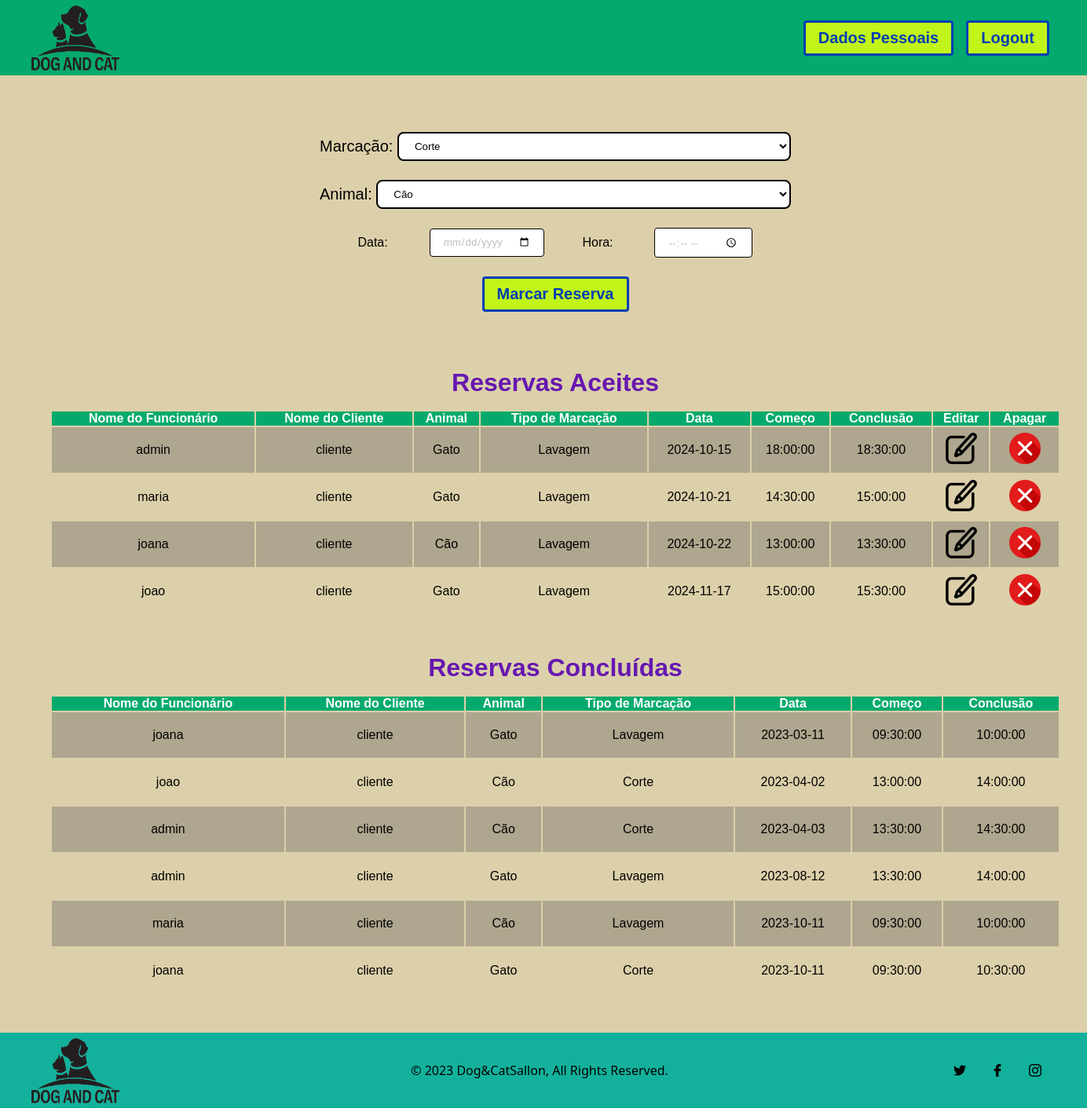
Page /paginas/reservas.php?obj=gerirReservas (signed in) on the committed database.
### tables this page shows
CREATE TABLE reservas(
	id INT AUTO_INCREMENT PRIMARY KEY,
	cliente VARCHAR(30) NOT NULL,
	funcionario VARCHAR(30) NOT NULL,
	marcacao INT NOT NULL,
	animal VARCHAR(10) NOT NULL,
	data_comb DATE NOT NULL,
	hora_comb TIME NOT NULL,
	hora_concl TIME NOT NULL	 
);

### paginas/constantes_funcoes.php (called while the page is built, shortened)
<?php
function verificaConexao($conn, $sql)
{
	$retval = mysqli_query($conn, $sql);
	return $retval;
}
?>

### paginas/constMarcacao.php (called while the page is built, shortened)
<?php
function getAnimal($animal){
	switch ($animal) {
		case GATO:
			return 'Gato';
		case CAO:
			return 'Cão';
	}
}
function getNome(int $num)
{
	switch ($num) {
		case LAVAGEM:
			return 'Lavagem';
		case CORTE:
			return 'Corte';
	}
}
?>

### paginas/reservas.php (the view, shortened to what this page needs)
<!DOCTYPE html>
<html>
<head>
	<link rel='stylesheet' href='style.css'>
	<link rel='stylesheet' href='home.css'>
</head>
<?php
include './constantes_funcoes.php';
$cargo = $_SESSION['cargo'];
$adm = $_SESSION['modoAdmin'];
?>
<body>
	<div>
		<header id="header">
			<div class="logo_container">
				<a href='pag_inicial.php'><img src="logo.png" /></a>
			</div>
			<div class="nav">
				<a href='dados_pessoais.php?obj=alterarDadosPessoais' class='button'>Dados Pessoais</a>
				<a href='logout.php?obj=loggingOut' class='button'>Logout</a>
			</div>
		</header>
		<div id='body_tables'>
			<?php
			include './constMarcacao.php';
			?>
			<form action='form_reservar.php?obj=fazerReserva' method='post' id='form'>
				<div class='input_container'>
					<label>Marcação:&nbsp;</label>
					<select name='marcacao' class='input' required>
						<option value='<?php echo CORTE; ?>' selected>Corte</option>
					</select>
				</div>
				<div class='input_container'>
					<label>Animal:&nbsp;</label>
					<select name='animal' class='input' required>
						<option value='<?php echo CAO; ?>' selected>Cão</option>
					</select>
				</div>
				<div class='container_tempo'>
					<label> Data:&nbsp;</label>
					<input type='date' name='data'
						min='<?php echo date_format(date_create(date('d-m-Y', time())), 'Y-m-d'); ?>' class='input'
						required />
					<label> Hora:&nbsp;</label>
					<input type='time' step=1800 min='09:00:00' max='18:00:00' name='hora' class='input' required />
				</div>
				<input type='submit' class='button' value='Marcar Reserva'></input>
			</form>
			<?php
			$sql = selectSQL(RESERVA_AUTORIZADA, $conn, $adm, $cargo);
			$retval = verificaConexao($conn, $sql);
			if (mysqli_num_rows($retval) > 0)
				showTableHeader('Reservas Aceites', $adm, $cargo);
			while ($row = mysqli_fetch_array($retval))
				showInfoGeral($row, $adm, $cargo, 'inacabada');
			$sql = selectSQL(RESERVA_CONCLUIDA, $conn, $adm, $cargo);
			$retval = verificaConexao($conn, $sql);
			if (mysqli_num_rows($retval) > 0)
				showTableHeader('Reservas Concluídas', $adm, $cargo);
			while ($row = mysqli_fetch_assoc($retval))
				showInfoGeral($row, $adm, $cargo, 'concluida');
			echo "</table>";
			function showTableHeader($titulo, $adm, $cargo)
			{
				?>
				</table>
				<h2 class='table_title'>
					<?php echo $titulo; ?>
				</h2>
				<table class='tabela_gestao'>
					<tr>
						<th> Nome do Funcionário</th>
						<th> Nome do Cliente </th>
						<th>Animal</th>
						<th>Tipo de Marcação</th>
						<th>Data</th>
						<th>Começo</th>
						<th>Conclusão</th>
						<?php
						if (!($cargo == CLIENTE && $titulo == 'Reservas Concluídas')) {
							?>
							<th>Editar</th>
							<th>Apagar</th>
						<?php }
						echo "</tr>";
			}
			function showInfoGeral($row, $adm, $cargo, $estado)
			{
				echo "<tr>
					<td>" . $row['funcionario'] . "</td>
					<td>" . $row['cliente'] . "</td>
					<td>" . getAnimal($row['animal']) . "</td>
					<td>" . getNome($row['marcacao']) . "</td>
					<td>" . $row['data_comb'] . "</td>
					<td>" . $row['hora_comb'] . "</td>
					<td>" . $row['hora_concl'] . "</td>";
				if (!($cargo == CLIENTE && $estado == 'concluida')) {
					echo "<td> <a href='editar_reserva.php?obj=editarMarcacao&reserva=" . $row['id'] . "&estado=$estado'><img
									src='editar.png' width=40 height=40> </a></td>
						<td> <a href='eliminar.php?obj=apagarReserva&reserva=" . $row['id'] . "'> <img
									src='apagar.png' width=40 height=40> </a></td>";
				}
				echo "</tr>";
			}
			function selectSQL($estado, $conn, $adm, $cargo)
			{
				$user = $_SESSION['username'];
				if ($estado == RESERVA_CONCLUIDA)
					$cond = '(data_comb < CURRENT_DATE OR (data_comb = CURRENT_DATE AND hora_comb < CURRENT_TIME))';
				else
					$cond = '(data_comb > CURRENT_DATE OR (data_comb = CURRENT_DATE AND hora_comb >= CURRENT_TIME))';
				if ($adm == "Pessoais")
					$cond = $cond . " AND (cliente = '$user' OR funcionario ='$user')";
				return "SELECT * FROM reservas WHERE $cond ORDER BY data_comb, hora_comb";
			}
			mysqli_close($conn); ?>
		</div>
	<footer id="footer">
		<div class="logo_container">
			<a href='pag_inicial.php'><img src="logo.png" /></a>
		</div>
		<span class="text">
			© 2023 Dog&amp;CatSallon, All Rights Reserved.
		</span>
		<div class="icon_group">
			<img src="icon_twitter.png" />
			<img src="icon_facebook.png" />
			<img src="icon_instagram.png" />
		</div>
	</footer>
	</div>
</body>
</html>

### paginas/style.css (style rules this page uses)
:root { --dl-color-gray-500: #595959; --dl-color-gray-700: #999999; --dl-color-gray-900: #D9D9D9; --dl-size-size-large: 144px; --dl-size-size-small: 48px; --dl-color-danger-300: #A22020; --dl-color-danger-500: #BF2626; --dl-color-danger-700: #E14747; --dl-color-gray-black: #000000; --dl-color-gray-white: #FFFFFF; --dl-size-size-medium: 96px; --dl-size-size-xlarge: 192px; --dl-size-size-xsmall: 16px; --dl-space-space-unit: 16px; --dl-color-primary-100: #003EB3; --dl-color-success-300: #199033; --dl-color-success-500: #32A94C; --dl-color-success-700: #4CC366; --dl-size-size-xxlarge: 288px; --dl-size-size-maxwidth: 1400px; --dl-radius-radius-round: 50%; --dl-space-space-halfunit: 8px; --dl-space-space-sixunits: 96px; --dl-space-space-twounits: 32px; --dl-radius-radius-radius2: 2px; --dl-radius-radius-radius4: 4px; --dl-radius-radius-radius8: 8px; --dl-space-space-fiveunits: 80px; --dl-space-space-fourunits: 64px; --dl-space-space-threeunits: 48px; --dl-color-primary-lightlime: #c1f519ff; --dl-color-primary-green-back: #04aa6dff; --dl-space-space-oneandhalfunits: 24px; --dl-color-primary-lightorangeback: #ead49bff; }
.button { color: var(--dl-color-gray-black); display: inline-block; padding: 0.5rem 1rem; border-color: var(--dl-color-gray-black); border-width: 1px; border-radius: 4px; background-color: var(--dl-color-gray-white); }
.input { color: var(--dl-color-gray-black); cursor: auto; padding: 0.5rem 1rem; border-color: var(--dl-color-gray-black); border-width: 1px; border-radius: 4px; background-color: var(--dl-color-gray-white); }

### rows in the picture
reservas: funcionario "admin", cliente "cliente", animal "Gato", marcacao "Lavagem", data_comb "2024-10-15", hora_comb "18:00:00", hora_concl "18:30:00"
reservas: funcionario "maria", cliente "cliente", animal "Gato", marcacao "Lavagem", data_comb "2024-10-21", hora_comb "14:30:00", hora_concl "15:00:00"
reservas: funcionario "joana", cliente "cliente", animal "Cão", marcacao "Lavagem", data_comb "2024-10-22", hora_comb "13:00:00", hora_concl "13:30:00"
reservas: funcionario "joao", cliente "cliente", animal "Gato", marcacao "Lavagem", data_comb "2024-11-17", hora_comb "15:00:00", hora_concl "15:30:00"
reservas: funcionario "joana", cliente "cliente", animal "Gato", marcacao "Lavagem", data_comb "2023-03-11", hora_comb "09:30:00", hora_concl "10:00:00"
reservas: funcionario "joao", cliente "cliente", animal "Cão", marcacao "Corte", data_comb "2023-04-02", hora_comb "13:00:00", hora_concl "14:00:00"
reservas: funcionario "admin", cliente "cliente", animal "Cão", marcacao "Corte", data_comb "2023-04-03", hora_comb "13:30:00", hora_concl "14:30:00"
reservas: funcionario "admin", cliente "cliente", animal "Gato", marcacao "Lavagem", data_comb "2023-08-12", hora_comb "13:30:00", hora_concl "14:00:00"
reservas: funcionario "maria", cliente "cliente", animal "Cão", marcacao "Lavagem", data_comb "2023-10-11", hora_comb "09:30:00", hora_concl "10:00:00"
reservas: funcionario "joana", cliente "cliente", animal "Gato", marcacao "Corte", data_comb "2023-10-11", hora_comb "09:30:00", hora_concl "10:30:00"

### other values in the picture
$titulo "Reservas Aceites Reservas Concluídas"
